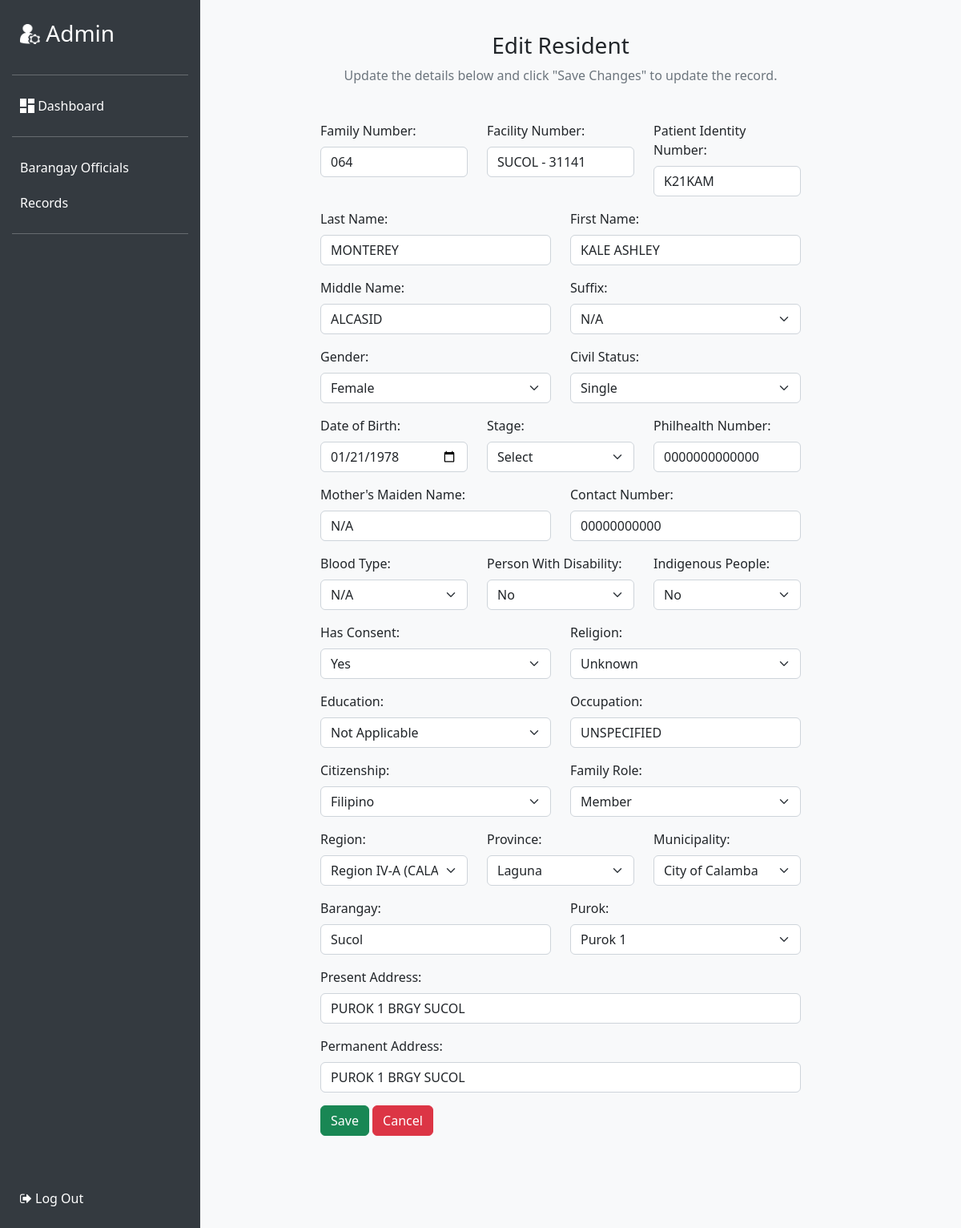
The page /edit.php?id=88 on the database its author committed.
### tables this page shows
CREATE TABLE `crud` (
  `id` int(255) NOT NULL,
  `first_name` varchar(255) NOT NULL,
  `last_name` varchar(255) NOT NULL,
  `middle_name` varchar(255) NOT NULL,
  `gender` varchar(255) NOT NULL,
  `family_number` varchar(255) DEFAULT NULL,
  `suffix` varchar(255) DEFAULT NULL,
  `civil_status` varchar(255) DEFAULT NULL,
  `birth_date` date DEFAULT NULL,
  `philhealth_number` varchar(255) DEFAULT NULL,
  `mothers_maiden_name` varchar(255) DEFAULT NULL,
  `contact_number` varchar(255) DEFAULT NULL,
  `blood_type` varchar(255) DEFAULT NULL,
  `pwd` varchar(255) DEFAULT NULL,
  `indigenous_people` varchar(255) DEFAULT NULL,
  `has_consent` varchar(255) DEFAULT NULL,
  `religion` varchar(255) DEFAULT NULL,
  `education` varchar(255) DEFAULT NULL,
  `occupation` varchar(255) DEFAULT NULL,
  `citizenship` varchar(255) DEFAULT NULL,
  `family_role` varchar(255) DEFAULT NULL,
  `region` varchar(255) DEFAULT NULL,
  `province` varchar(255) DEFAULT NULL,
  `municipality` varchar(255) DEFAULT NULL,
  `barangay` varchar(255) DEFAULT NULL,
  `purok` varchar(255) DEFAULT NULL,
  `present_address` varchar(255) DEFAULT NULL,
  `permanent_address` varchar(255) DEFAULT NULL,
  `facility_number` varchar(255) DEFAULT NULL,
  `patient_identity_number` varchar(255) DEFAULT NULL
);

### edit.php (the view, shortened to what this page needs)
<?php
include "db_conn.php";
$id = $_GET["id"];
$sql = "SELECT * FROM `crud` WHERE id = $id";
$result = mysqli_query($conn, $sql);
if (mysqli_num_rows($result) > 0) {
  $row = mysqli_fetch_assoc($result);
} else {
  echo "No results found";
}
?>
<!DOCTYPE html>
<html lang="en">
<head>
  <link href="https://cdn.jsdelivr.net/npm/bootstrap@5.2.3/dist/css/bootstrap.min.css" rel="stylesheet">
  <link rel="stylesheet" href="https://cdnjs.cloudflare.com/ajax/libs/font-awesome/6.4.0/css/all.min.css" />
  <link rel="stylesheet" href="https://cdnjs.cloudflare.com/ajax/libs/font-awesome/4.7.0/css/font-awesome.min.css">
</head>
<body>
  <div class="container-fluid">
    <div class="row">
      <div class="col-lg-3 col-md-4 sidebar">
      <a id="admin" href="dashboard.php">
        <h3><img id="adminpic" src="PIC/output-onlinepngtools.png" width="25" height="25"> Admin</h3></a>
        <hr>
        <a href="dashboard.php"><img id="dashpic" src="PIC/output-onlinepngtools (2).png" width="18" height="18"> Dashboard</a>
        <hr>
        <a href="barangay.php">	Barangay Officials</a>
        <a href="index.php">Records</a>
        <hr>
        <a href="/php-crud-yt-main/sample/index.php" class="text-white" onclick="return confirm('Are you sure you want to log out?')"><i class="fa fa-sign-out"></i> Log Out</a>
    </div>
    <div class="col-lg-9 col-md-8 content">
      <div class="container">
        <div class="text-center mb-4">
          <h3 id="edit">Edit Resident</h3>
          <p class="text-muted">Update the details below and click "Save Changes" to update the record.</p>
        </div>
    <div class="container d-flex justify-content-center">
      <form name="myForm" onsubmit="return validateForm()" action="" method="post" style="width:50vw; min-width:300px;">
        <div class="row mb-3">
          <div class="col">
            <label class="form-label">Family Number:</label>
            <input required type="text" class="form-control" name="family_number" placeholder="00000" value="<?php echo $row['family_number']; ?>" oninput="formatFamilyNumber(this); this.value = this.value.toUpperCase();" />
          </div>
          <div class="col">
              <label class="form-label">Facility Number:</label>
              <input type="text" class="form-control" name="facility_number" value="SUCOL - 31141" readonly>
            </div>
          <div class="col">
              <label class="form-label">Patient Identity Number:</label>
              <input required type="text" class="form-control" name="patient_identity_number" placeholder="ABCD123" value="<?php echo $row['patient_identity_number']; ?>" oninput="this.value = this.value.toUpperCase();">
          </div>
        </div>
          <div class="row mb-3">
            <div class="col">
              <label class="form-label">Last Name:</label>
              <input required type="text" class="form-control" name="last_name" placeholder="Einstein" value="<?php echo $row['last_name']; ?>">
          </div>
          <div class="col">
            <label class="form-label">First Name:</label>
            <input required type="text" class="form-control" name="first_name" placeholder="Albert" value="<?php echo $row['first_name']; ?>">
          </div>
  </div>
        <div class="row mb-3">
        <div class="col">
          <label class="form-label">Middle Name:</label>
          <input required type="text" class="form-control" name="middle_name" placeholder="Isaac" value="<?php echo $row['middle_name']; ?>">
        </div>
        <div class="col">
          <label class="form-label">Suffix:</label>
          <select required class="form-select" name="suffix">
            <option value="Not Applicable" <?php if ($row['suffix'] == 'Not Applicable') echo 'selected'; ?>>N/A</option>
          </select>
        </div>
      </div>
      <div class="row mb-3">
        <div class="col">
          <label class="form-label">Gender:</label>
          <select required class="form-select" name="gender">
            <option value="Female" <?php if ($row['gender'] == 'Female') echo 'selected'; ?>>Female</option>
          </select>
        </div>
        <div class="col">
               <label class="form-label">Civil Status:</label>
                  <select required class="form-select" name="civil_status">
                     <option value="Single" <?php if ($row['civil_status'] == 'Single') echo 'selected'; ?>>Single</option>
                  </select>
          </div>
      </div>
      <div class="row mb-3">
                  <div class="col">
                     <label class="form-label">Date of Birth:</label>
                        <input required class="form-control" type="date" name="birth_date" value="<?php echo $row['birth_date']; ?>">
                  </div>
                  <div class="col">
                  <label class="form-label">Stage:</label>
                     <select required class="form-select" name="stage">
                        <option selected disabled>Select</option>
                     </select>
               </div>
                  <div class="col">
                  <label class="form-label">Philhealth Number:</label>
                  <input type="text" class="form-control" name="philhealth_number" id="philhealth_number" placeholder="000000000" value="<?php echo $row['philhealth_number']; ?>">
               </div>
            </div>
            <div class="row mb-3">
               <div class="col">
                  <label class="form-label">Mother's Maiden Name:</label>
                  <input type="text" class="form-control" name="mothers_maiden_name" placeholder="N/A" value="<?php echo $row['mothers_maiden_name']; ?>">
               </div>
               <div class="col">
                <label class="form-label">Contact Number:</label>
                <input type="number" class="form-control" name="contact_number" placeholder="00000000000" required maxlength="11" oninput="checkLength()" value="<?php echo $row['contact_number']; ?>">
              </div>
            </div>
            <div class="row mb-3">
               <div class="col">
                  <label class="form-label">Blood Type:</label>
                     <select required class="form-select" name="blood_type">
                        <option value="Not Applicable" <?php if ($row['blood_type'] == 'Not Applicable') echo 'selected'; ?>>N/A</option>
                     </select>
               </div>
               <div class="col">
                  <label class="form-label">Person With Disability:</label>
                     <select required class="form-select" name="pwd">
                        <option value="No" <?php if ($row['pwd'] == 'No') echo 'selected'; ?>>No</option>
                     </select>
               </div>
               <div class="col">
                  <label class="form-label">Indigenous People:</label>
                     <select required class="form-select" name="indigenous_people">
                        <option value="No" <?php if ($row['indigenous_people'] == 'No') echo 'selected'; ?>>No</option>
                     </select>
               </div>
            </div>
            <div class="row mb-3">
               <div class="col">
                  <label class="form-label">Has Consent:</label>
                     <select required class="form-select" name="has_consent">
                        <option value="Yes" <?php if ($row['has_consent'] == 'Yes') echo 'selected'; ?>>Yes</option>
                     </select>
               </div>
               <div class="col">
                  <label class="form-label">Religion:</label>
                     <select required class="form-select" name="religion">
                        <option value="Unknown" <?php if ($row['religion'] == 'Unknown') echo 'selected'; ?>>Unknown</option>
                     </select>
               </div>
            </div>
            <div class="row mb-3">
               <div class="col">
                  <label class="form-label">Education:</label>
                     <select required class="form-select" name="education">
                        <option value="Not Applicable" <?php if ($row['education'] == 'Not Applicable') echo 'selected'; ?>>Not Applicable</option>
                     </select>
               </div>
               <div class="col">
                  <label required class="form-label">Occupation:</label>
                  <input type="text" class="form-control" name="occupation" placeholder="Software Engineer" value="<?php echo $row['occupation']; ?>">
               </div>
            </div>
            <div class="row mb-3">
               <div class="col">
                  <label required class="form-label">Citizenship:</label>
                     <select class="form-select" name="citizenship">
                        <option value="Filipino" <?php if ($row['citizenship'] == 'Filipino') echo 'selected'; ?>>Filipino</option>
                     </select>
               </div>
               <div class="col">
                  <label class="form-label">Family Role:</label>
                     <select required class="form-select" name="family_role">
                        <option value="Member" <?php if ($row['family_role'] == 'Member') echo 'selected'; ?>>Member</option>
                     </select>
               </div>
            </div>
            <div class="row mb-3">
               <div class="col">
                  <label class="form-label">Region:</label>
                     <select required class="form-select" name="region">
                        <option value="Region IV-A (CALABARZON)" <?php if ($row['region'] == 'Region IV-A (CALABARZON)') echo 'selected'; ?>>Region IV-A (CALABARZON)</option>
                     </select>
               </div>
               <div class="col">
                  <label class="form-label">Province:</label>
                     <select required class="form-select" name="province">
                        <option value="Laguna" <?php if ($row['province'] == 'Laguna') echo 'selected'; ?>>Laguna</option>
                     </select>
               </div>
               <div class="col">
                  <label class="form-label">Municipality:</label>
                     <select required class="form-select" name="municipality">
                        <option value="City of Calamba" <?php if ($row['municipality'] == 'City of Calamba') echo 'selected'; ?>>City of Calamba</option>
                     </select>
               </div>
            </div>
            <div class="row mb-3">
            <div class="col">
                  <label class="form-label">Barangay:</label>
                  <input type="text" class="form-control" name="barangay" value="Sucol" readonly>
               </div>
               <div class="col">
               <label class="form-label">Purok:</label>
                  <select required class="form-select" name="purok">
                     <option value="Purok 1" <?php if ($row['purok'] == 'Purok 1') echo 'selected'; ?>>Purok 1</option>
                  </select>
                  </div>
            </div>
            <div class="row mb-3">
               <div class="col">
                  <label class="form-label">Present Address:</label>
                  <input required type="text" class="form-control" name="present_address" placeholder="St. Village Street 123" value="<?php echo $row['present_address']; ?>">
               </div>
            </div>
            <div class="row mb-3">
               <div class="col">
                  <label class="form-label">Permanent Address:</label>
                  <input required type="text" class="form-control" name="permanent_address" placeholder="St. Village Street 123" value="<?php echo $row['permanent_address']; ?>">
               </div>
            </div>
            <div>
               <button type="submit" class="btn btn-success" name="submit">Save</button>
               <a href="index.php" class="btn btn-danger" onclick="window.history.back(); return false;">Cancel</a>
            </div>
    </div>
</div>
</div>
</div>
</div>
</body>
</html>

### edit.php (style rules this page uses)
body { scroll-behavior: smooth; }
.sidebar a:last-child { position: absolute; bottom: 15px; left: 15px; }
.container { margin-top: 45px; margin-bottom: 100px; }
body { background-color: #f8f9fa; }
.sidebar { background-color: #343a40; color: #fff; height: 100%; position: fixed; left: 0; padding: 15px; width: 250px; z-index: 1; }
.sidebar a { color: #fff; display: block; padding: 10px; text-decoration: none; }
.content { margin-left: 250px; padding: 15px; }
#admin { cursor: pointer; border-width: none; background-color: #343a40; }
#adminpic { margin-top: -5px; }
#dashpic { margin-top: -3px; }
.text-center h3 { margin-top: -20px; }

### rows shown on the page
crud: family_number "064", patient_identity_number "K21KAM", last_name "MONTEREY", first_name "KALE ASHLEY", middle_name "ALCASID", suffix "N/A", gender "Female", civil_status "Single", birth_date "01/21/1978", philhealth_number "0000000000000", mothers_maiden_name "N/A", contact_number "00000000000", blood_type "N/A", pwd "No", indigenous_people "No", has_consent "Yes", religion "Unknown", education "Not Applicable", occupation "UNSPECIFIED", citizenship "Filipino", family_role "Member", region "Region IV-A (CALABARZON)", province "Laguna", municipality "City of Calamba", purok "Purok 1", present_address "PUROK 1 BRGY SUCOL", permanent_address "PUROK 1 BRGY SUCOL"
